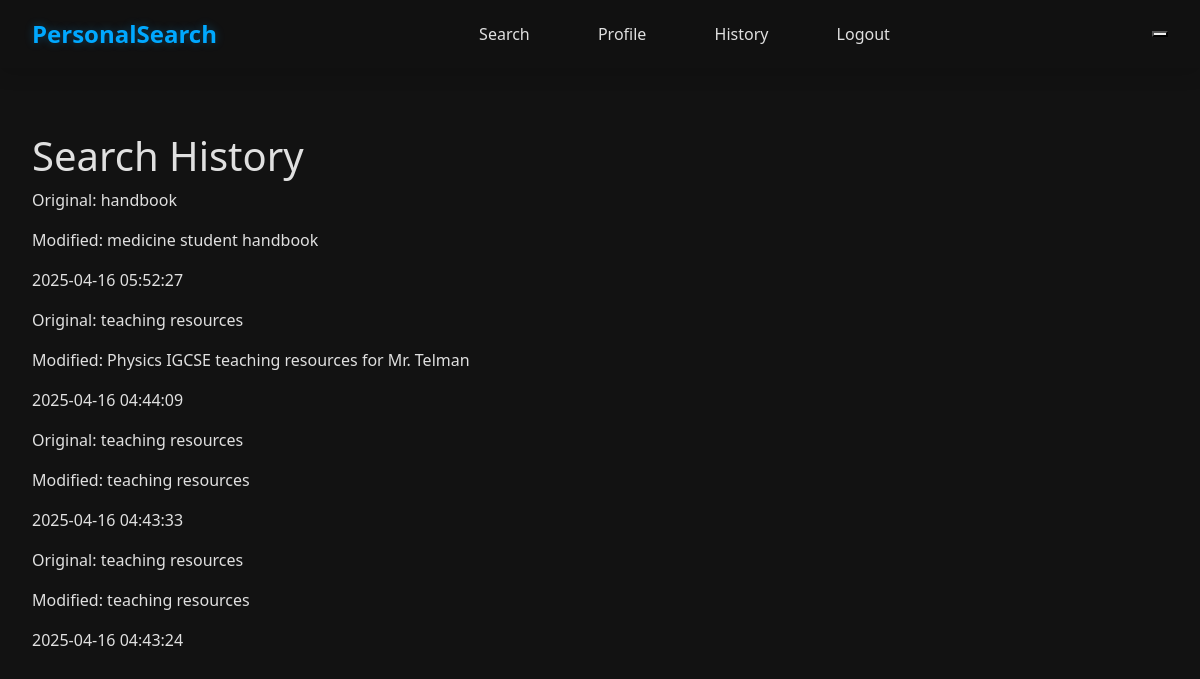
The page /history (signed in) on the database its author committed.
### app.py (models this page shows)
class Search(db.Model):
    id = db.Column(db.Integer, primary_key=True)
    query = db.Column(db.String(200), nullable=False)
    modified_query = db.Column(db.String(200), nullable=True)
    timestamp = db.Column(db.DateTime, default=datetime.utcnow)
    user_id = db.Column(db.Integer, db.ForeignKey('user.id'), nullable=False)

### app.py (the view)
@app.route('/history')
@login_required
def history():
    searches = db.session.query(Search)\
        .filter(Search.user_id == current_user.id)\
        .order_by(Search.timestamp.desc())\
        .all()
    return render_template('history.html', searches=searches)

### app.py (called while the page is built)
@login_manager.user_loader
def load_user(user_id):
    return db.session.get(User, int(user_id))

### app/templates/history.html
{% extends "base.html" %}
{% block content %}
<div class="history-container">
    <h1>Search History</h1>
    <div class="history-list">
        {% for search in searches %}
        <div class="history-item">
            <div class="search-details">
                <p class="original-query">Original: {{ search.query }}</p>
                <p class="modified-query">Modified: {{ search.modified_query }}</p>
                <p class="timestamp">{{ search.timestamp.strftime('%Y-%m-%d %H:%M:%S') }}</p>
            </div>
        </div>
        {% endfor %}
    </div>
</div>
{% endblock %}

### app/templates/base.html (shortened to what this page needs)
<!DOCTYPE html>
<html lang="en">
<head>
    <link href="https://cdn.jsdelivr.net/npm/bootstrap@5.1.3/dist/css/bootstrap.min.css" rel="stylesheet">
    <link rel="stylesheet" href="https://cdnjs.cloudflare.com/ajax/libs/font-awesome/6.0.0/css/all.min.css">
    <link rel="stylesheet" href="{{ url_for('static', filename='css/style.css') }}">
</head>
<body>
    <nav class="navbar">
        <div class="nav-brand">
            <a href="{{ url_for('home') }}">PersonalSearch</a>
        </div>
        <div class="nav-links">
            {% if current_user.is_authenticated %}
                <a href="{{ url_for('search') }}">Search</a>
                <a href="{{ url_for('profile') }}">Profile</a>
                <a href="{{ url_for('history') }}">History</a>
                <a href="{{ url_for('logout') }}">Logout</a>
            {% else %}
                <a href="{{ url_for('login') }}">Login</a>
                <a href="{{ url_for('register') }}">Register</a>
            {% endif %}
        </div>
    </nav>
    <div class="container">
        {% block content %}{% endblock %}
    </div>
</body>
</html>

### app/static/css/style.css (style rules this page uses)
:root { --primary-color: #00a8ff; --bg-dark: #121212; --bg-card: #1e1e1e; --text-primary: #e0e0e0; --text-secondary: #b0b0b0; --transition: all 0.3s cubic-bezier(0.4, 0, 0.2, 1); }
body { background-color: var(--bg-dark); min-height: 100vh; font-family: 'Segoe UI', Arial, sans-serif; color: var(--text-primary); transition: var(--transition); }
.navbar { background-color: rgba(18, 18, 18, 0.8); backdrop-filter: blur(10px); padding: 1rem 2rem; margin-bottom: 2rem; display: flex; justify-content: space-between; align-items: center; box-shadow: 0 2px 20px rgba(0, 0, 0, 0.2); position: sticky; top: 0; z-index: 1000; transition: var(--transition); }
.nav-brand a { color: var(--primary-color); text-decoration: none; font-size: 1.5rem; font-weight: bold; text-shadow: 0 0 10px rgba(0, 168, 255, 0.3); transition: var(--transition); }
.nav-links a { color: var(--text-primary); text-decoration: none; margin: 0 1rem; padding: 0.5rem 1rem; border-radius: 8px; transition: var(--transition); position: relative; overflow: hidden; }
.nav-links a::after { content: ''; position: absolute; bottom: 0; left: 0; width: 0; height: 2px; background-color: var(--primary-color); transition: var(--transition); }
.container { max-width: 1200px; margin: 0 auto; padding: 2rem; animation: fadeIn 0.5s ease-out; }

### rows shown on the page
Search: query "handbook", modified_query "medicine student handbook", timestamp "2025-04-16 05:52:27"
Search: query "teaching resources", modified_query "Physics IGCSE teaching resources for Mr. Telman", timestamp "2025-04-16 04:44:09"
Search: query "teaching resources", modified_query "teaching resources", timestamp "2025-04-16 04:43:33"
Search: query "teaching resources", modified_query "teaching resources", timestamp "2025-04-16 04:43:24"
